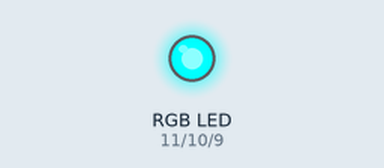
This sketch was run on a simulated Arduino Uno, built with avr-gcc and run on an emulated ATmega328P. Shown: an RGB LED mixed from three pins (HIGH = lit).

Above: at 0.1 s.
Timing chart, 0 to 1.6 s (numbered marks = the images above):
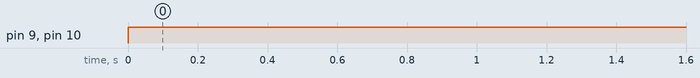

The sketch:

rgb1.ino
```cpp
/*
  ------------------------------
 | weSTEM High School Conference |
 | Arduino RGB Workshop - Part 1 |
  ------------------------------

 This series demonstrates how to build a very simple RGB full color LED module
 circuit and how to program the module using the Arduino microcontroller.

 We can program the LED to display any color that we want, by controlling which of
 the 3 pins (red, green or blue) of the RGB LED allow current to power the LED. Any
 color can be created with a combination of red, green, and blue, and so we can
 showcase any color with the LED on the module board.

 In this part, we simply turn the red, green and blue lights on or off directly
 from the Arduino code using the digitalWrite() function.

 Circuit summary:
 * RGB LED common negative connection (cathode), with the longest leg - attached
   to ground
 * Three positive leads of the RGB LED (one red, one green and one blue) - connected
   to digital pins 11, 10, and 9, respectively, each through a 270 Ohm resistor.

Created by Beatrice Ionascu
April 25, 2016
*/

int redPin = 11;
int greenPin = 10;
int bluePin = 9;

void setup()
{
  pinMode(redPin, OUTPUT);
  pinMode(greenPin, OUTPUT);
  pinMode(bluePin, OUTPUT);
}

void loop()
{
  digitalWrite(redPin, LOW);
  digitalWrite(greenPin, HIGH);
  digitalWrite(bluePin, HIGH);
}
```

Measured:
- by itself, pin 9 (bluePin), pin 10 (greenPin): LOW → HIGH at 0.00 s
